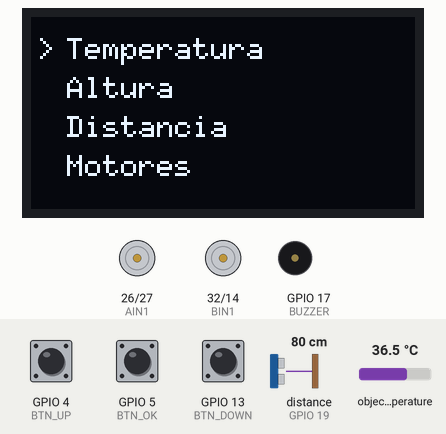
Recording of a sketch running on a simulated ESP32. Shown: 128×64 one-colour display, motor-driver pin pairs drawn as motors (green arrow = first pin HIGH = forward, orange = second pin HIGH = backward, longer = more drive, scaled by the enable pin), buzzer (waves = sounding). The test bench sets the inputs (shaded band); at power-on: GPIO 5 (BTN_OK) HIGH, GPIO 4 (BTN_UP) HIGH, distance to the obstacle (sensor on GPIO 19) 80 cm, GPIO 13 (BTN_DOWN) HIGH, object temperature 36.5 °C. The echo pulse lasts 58.3 µs per cm.

Above: at 1.7 s.
1.8 s: GPIO 5 (BTN_OK) pulled LOW for 0.15 s
At 2.9 s:
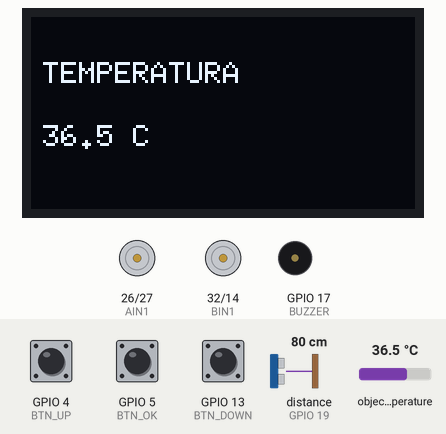
4.9 s: GPIO 4 (BTN_UP) pulled LOW for 0.15 s
At 5.5 s:
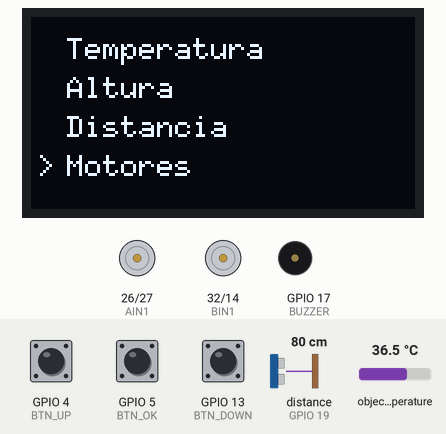
6.5 s: GPIO 5 (BTN_OK) pulled LOW for 1 s
At 7.3 s:
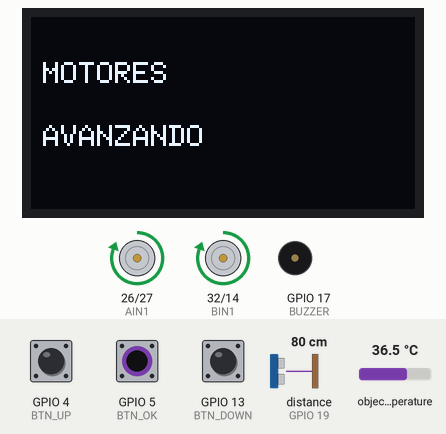
9.0 s: distance to the obstacle (sensor on GPIO 19) set to 22 cm
10.5 s: distance to the obstacle (sensor on GPIO 19) set to 18 cm
At 10.9 s:
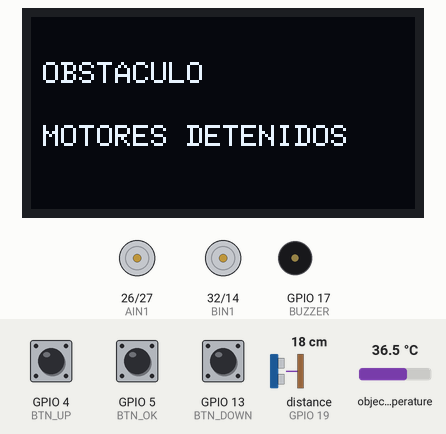
13.3 s: GPIO 4 (BTN_UP) pulled LOW for 1 s
At 14.3 s:
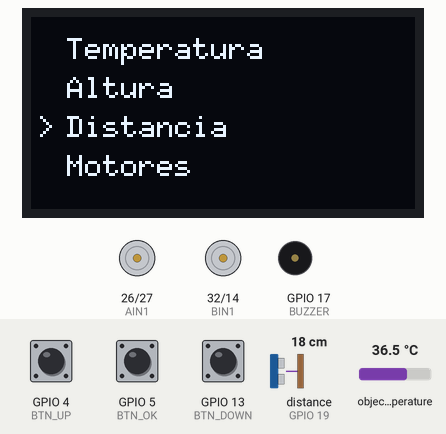
Timing chart, 0 to 16.3 s (numbered marks = the images above; inputs shaded):
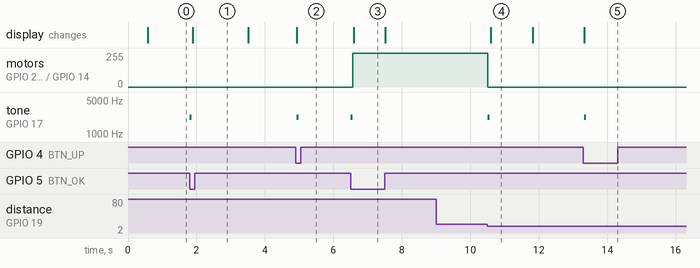

The sketch:

Baymax_Expo_Emergencia.ino
```cpp
#include <Wire.h>
#include <U8g2lib.h>
#include <Adafruit_MLX90614.h>
#include <Adafruit_VL53L1X.h>

// ================================
// BAYMAX - MODO EMERGENCIA EXPO
// Version ligera, sin WiFi ni DFPlayer
// ================================

// TB6612
#define PWMA 25
#define AIN1 26
#define AIN2 27
#define PWMB 33
#define BIN1 32
#define BIN2 14

// HC-SR04
#define TRIG 18
#define ECHO 19

// Botones
#define BTN_UP 4
#define BTN_OK 5
#define BTN_DOWN 13

// Buzzer
#define BUZZER 17

// I2C
#define SDA_PIN 21
#define SCL_PIN 22

float ALTURA_SENSOR_CM = 200.0;

U8G2_SSD1309_128X64_NONAME0_F_HW_I2C oled(U8G2_R0, U8X8_PIN_NONE);
Adafruit_MLX90614 mlx;
Adafruit_VL53L1X tof;

bool mlxOK = false;
bool tofOK = false;
bool motores = false;

const char* menu[] = {"Temperatura", "Altura", "Distancia", "Motores"};
const int N = 4;
int opcion = 0;

void beep() {
  ledcWriteTone(BUZZER, 2200);
  delay(60);
  ledcWriteTone(BUZZER, 0);
}

void pantalla(const char* a, const char* b) {
  oled.clearBuffer();
  oled.setFont(u8g2_font_6x10_tr);
  oled.drawStr(4, 22, a);
  oled.drawStr(4, 43, b);
  oled.sendBuffer();
}

void menuOLED() {
  oled.clearBuffer();
  oled.setFont(u8g2_font_6x10_tr);
  for (int i = 0; i < N; i++) {
    int y = 14 + i * 13;
    oled.drawStr(2, y, i == opcion ? ">" : " ");
    oled.drawStr(12, y, menu[i]);
  }
  oled.sendBuffer();
}

float distancia() {
  digitalWrite(TRIG, LOW);
  delayMicroseconds(2);
  digitalWrite(TRIG, HIGH);
  delayMicroseconds(10);
  digitalWrite(TRIG, LOW);

  unsigned long t = pulseIn(ECHO, HIGH, 30000);
  if (t == 0) return -1;
  return t * 0.0343 / 2.0;
}

void detener() {
  digitalWrite(PWMA, LOW);
  digitalWrite(PWMB, LOW);
  digitalWrite(AIN1, LOW);
  digitalWrite(AIN2, LOW);
  digitalWrite(BIN1, LOW);
  digitalWrite(BIN2, LOW);
  motores = false;
}

void avanzar() {
  digitalWrite(AIN1, HIGH);
  digitalWrite(AIN2, LOW);
  digitalWrite(BIN1, HIGH);
  digitalWrite(BIN2, LOW);
  digitalWrite(PWMA, HIGH);
  digitalWrite(PWMB, HIGH);
  motores = true;
}

void ejecutar() {
  beep();

  if (opcion == 0) {
    if (!mlxOK) {
      pantalla("TEMPERATURA", "Sensor no disponible");
      delay(1200);
      return;
    }

    Wire.setClock(100000);
    float t = mlx.readObjectTempC();

    char txt[24];
    snprintf(txt, sizeof(txt), "%.1f C", t);
    pantalla("TEMPERATURA", txt);
    delay(1600);
  }

  else if (opcion == 1) {
    if (!tofOK) {
      pantalla("ALTURA", "Conecta el poste");
      delay(1200);
      return;
    }

    unsigned long inicio = millis();
    while (!tof.dataReady()) {
      if (millis() - inicio > 1500) {
        pantalla("ALTURA", "Sin lectura");
        delay(1200);
        return;
      }
    }

    int16_t mm = tof.distance();
    tof.clearInterrupt();

    float altura = ALTURA_SENSOR_CM - (mm / 10.0);

    char txt[24];
    snprintf(txt, sizeof(txt), "%.1f cm", altura);
    pantalla("ALTURA", txt);
    delay(1600);
  }

  else if (opcion == 2) {
    float d = distancia();

    char txt[24];
    if (d < 0) {
      snprintf(txt, sizeof(txt), "Sin lectura");
    } else {
      snprintf(txt, sizeof(txt), "%.1f cm", d);
    }

    pantalla("DISTANCIA", txt);
    delay(1400);
  }

  else if (opcion == 3) {
    if (motores) {
      detener();
      pantalla("MOTORES", "DETENIDOS");
    } else {
      avanzar();
      pantalla("MOTORES", "AVANZANDO");
    }
    delay(900);
  }

  menuOLED();
}

void setup() {
  Serial.begin(115200);

  pinMode(PWMA, OUTPUT);
  pinMode(AIN1, OUTPUT);
  pinMode(AIN2, OUTPUT);
  pinMode(PWMB, OUTPUT);
  pinMode(BIN1, OUTPUT);
  pinMode(BIN2, OUTPUT);
  detener();

  pinMode(TRIG, OUTPUT);
  pinMode(ECHO, INPUT);

  pinMode(BTN_UP, INPUT_PULLUP);
  pinMode(BTN_OK, INPUT_PULLUP);
  pinMode(BTN_DOWN, INPUT_PULLUP);

  ledcAttach(BUZZER, 2500, 8);
  ledcWriteTone(BUZZER, 0);

  Wire.begin(SDA_PIN, SCL_PIN);
  Wire.setClock(100000);

  oled.setBusClock(100000);
  oled.begin();
  pantalla("BAYMAX", "INICIANDO");

  mlxOK = mlx.begin();
  Wire.setClock(100000);

  Wire.beginTransmission(0x29);
  if (Wire.endTransmission() == 0) {
    if (tof.begin(0x29, &Wire) && tof.startRanging()) {
      tof.setTimingBudget(50);
      tofOK = true;
    }
  }

  delay(500);
  menuOLED();
}

void loop() {
  if (digitalRead(BTN_UP) == LOW) {
    opcion--;
    if (opcion < 0) opcion = N - 1;
    menuOLED();
    beep();
    delay(180);
    while (digitalRead(BTN_UP) == LOW) delay(5);
  }

  if (digitalRead(BTN_DOWN) == LOW) {
    opcion++;
    if (opcion >= N) opcion = 0;
    menuOLED();
    beep();
    delay(180);
    while (digitalRead(BTN_DOWN) == LOW) delay(5);
  }

  if (digitalRead(BTN_OK) == LOW) {
    ejecutar();
    delay(180);
    while (digitalRead(BTN_OK) == LOW) delay(5);
  }

  if (motores) {
    float d = distancia();
    if (d > 0 && d <= 20.0) {
      detener();
      beep();
      pantalla("OBSTACULO", "MOTORES DETENIDOS");
      delay(1200);
      menuOLED();
    }
  }

  delay(5);
}
```

Measured:
- the behaviour switches between 21 and 20 cm on distance to the obstacle (sensor on GPIO 19) (found by bisection; images 3 and 4)
- after the input at 1.8 s, tone on GPIO 17 (BUZZER): silent → 2200 Hz at once, → silent 0.06 s later; the display: changes after 0.09 s (image 1)
- after the input at 4.9 s, tone on GPIO 17 (BUZZER): silent → 2200 Hz at once, → silent 0.06 s later; the display: changes at once (image 2)
- after the input at 6.5 s, motor on GPIO 26 (AIN1) / GPIO 27 (AIN2), motor on GPIO 32 (BIN1) / GPIO 14 (BIN2): stopped → forward 255/255 after 0.06 s; tone on GPIO 17 (BUZZER): silent → 2200 Hz at once, → silent 0.06 s later; the display: changes after 0.09 s (image 3)
- after the input at 9.0 s, every drawn part: stays the same
- after the input at 10.5 s, motor on GPIO 26 (AIN1) / GPIO 27 (AIN2), motor on GPIO 32 (BIN1) / GPIO 14 (BIN2): forward 255/255 → stopped at once; tone on GPIO 17 (BUZZER): silent → 2200 Hz at once, → silent 0.06 s later; the display: changes after 0.09 s (image 4)
- after the input at 13.3 s, tone on GPIO 17 (BUZZER): silent → 2200 Hz at once, → silent 0.06 s later; the display: changes at once (image 5)
- what the display in image 4 shows lasts 1.2 s, from 10.6 s to 11.8 s
